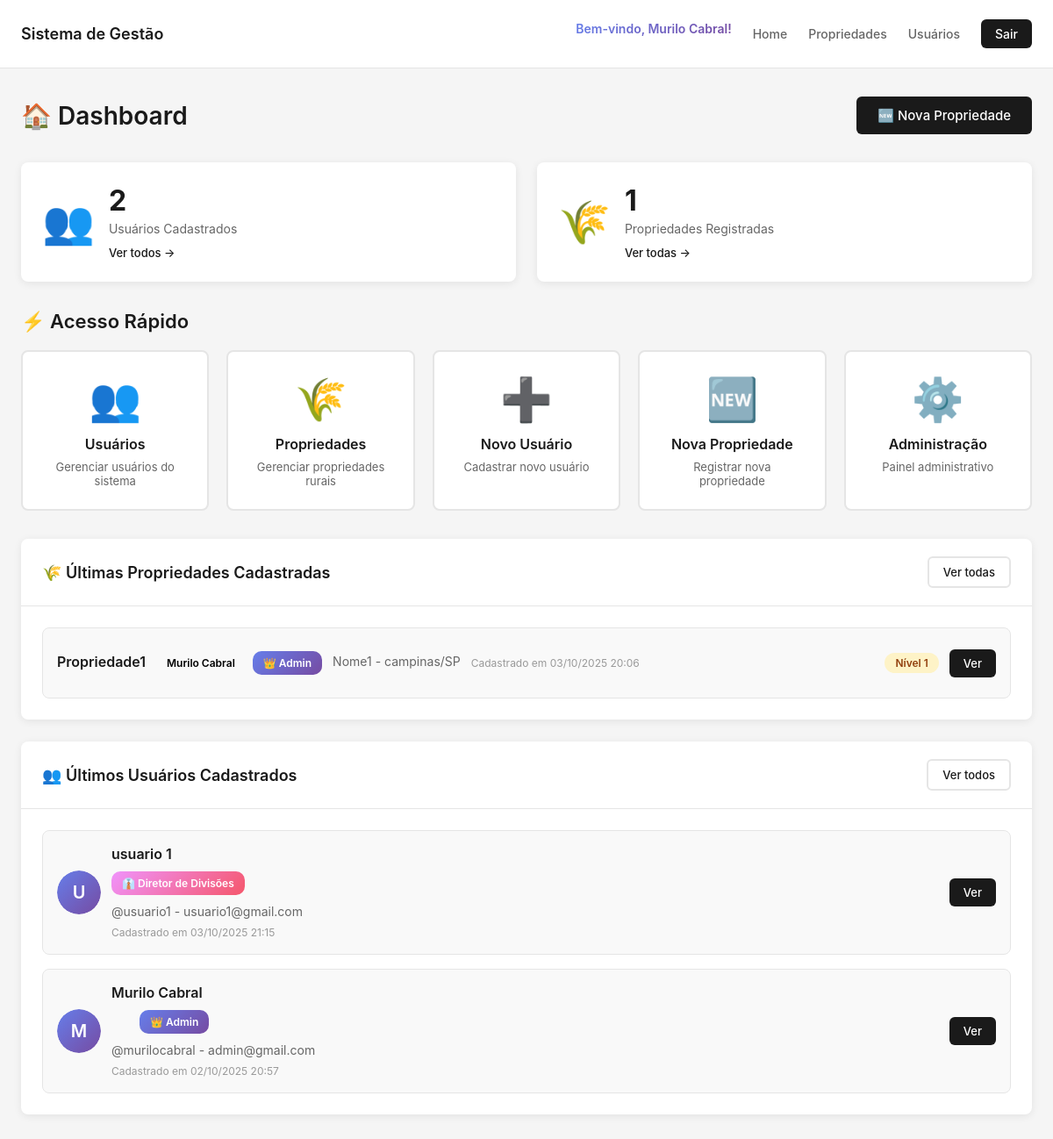
The app's page / (signed in) with its own data.
### core/models.py (models this page shows, shortened)
class PropriedadeRural(models.Model):
    NIVEL_CHOICES = [
        (1, 'Nível 1 - Baixo Impacto'),
        (2, 'Nível 2 - Médio Impacto'),
        (3, 'Nível 3 - Alto Impacto'),
    ]
    nome_propriedade = models.CharField(max_length=200, verbose_name="Nome da Propriedade")
    proprietario = models.CharField(max_length=200, verbose_name="Nome do Proprietário")
    cpf_cnpj = models.CharField(max_length=18, verbose_name="CPF/CNPJ")
    endereco = models.TextField(verbose_name="Endereço Completo")
    cidade = models.CharField(max_length=100, verbose_name="Cidade")
    estado = models.CharField(max_length=2, verbose_name="Estado (UF)")
    area_hectares = models.DecimalField(
        max_digits=10,
        decimal_places=2,
        validators=[MinValueValidator(0.01)],
        verbose_name="Área em Hectares"
    )
    agrotoxico_utilizado = models.CharField(max_length=200, verbose_name="Agrotóxico Proibido Utilizado")
    nivel_impacto = models.IntegerField(
        choices=NIVEL_CHOICES,
        verbose_name="Nível de Impacto Ambiental"
    )
    descricao_impacto = models.TextField(
        verbose_name="Descrição do Impacto",
        help_text="Descreva os impactos observados nos lençóis freáticos, rios e mares"
    )
    data_identificacao = models.DateField(
        default=timezone.now,
        verbose_name="Data de Identificação"
    )
    latitude = models.DecimalField(
        max_digits=9,
        decimal_places=6,
        null=True,
        blank=True,
        verbose_name="Latitude"
    )
    longitude = models.DecimalField(
        max_digits=9,
        decimal_places=6,
        null=True,
        blank=True,
        verbose_name="Longitude"
    )
    usuario_cadastro = models.ForeignKey(
        User,
        on_delete=models.SET_NULL,
        null=True,
        verbose_name="Cadastrado por"
    )
    data_cadastro = models.DateTimeField(auto_now_add=True, verbose_name="Data de Cadastro")
    data_atualizacao = models.DateTimeField(auto_now=True, verbose_name="Última Atualização")
    ativo = models.BooleanField(default=True, verbose_name="Registro Ativo")
    class Meta:
        verbose_name = "Propriedade Rural"
        verbose_name_plural = "Propriedades Rurais"
        ordering = ['-data_cadastro']

class PerfilUsuario(models.Model):
    TIPO_PERFIL_CHOICES = [
        ('COMUM', 'Usuário Comum'),
        ('DIRETOR', 'Diretor de Divisões'),
        ('MINISTRO', 'Ministro do Meio Ambiente'),
    ]
    usuario = models.OneToOneField(User, on_delete=models.CASCADE, related_name='perfil')
    tipo_perfil = models.CharField(
        max_length=10,
        choices=TIPO_PERFIL_CHOICES,
        default='COMUM',
        verbose_name="Tipo de Perfil"
    )
    foto = models.ImageField(upload_to='fotos_usuarios/', verbose_name="Foto do Usuário", null=True, blank=True)
    telefone = models.CharField(max_length=20, verbose_name="Telefone", blank=True)
    cpf = models.CharField(max_length=14, verbose_name="CPF", blank=True, unique=True, null=True)
    data_nascimento = models.DateField(verbose_name="Data de Nascimento", null=True, blank=True)
    endereco = models.TextField(verbose_name="Endereço", blank=True)
    bio = models.TextField(verbose_name="Biografia", blank=True, max_length=500)
    data_cadastro = models.DateTimeField(auto_now_add=True, verbose_name="Data de Cadastro")
    data_atualizacao = models.DateTimeField(auto_now=True, verbose_name="Última Atualização")
    def get_tipo_perfil_display_icon(self):
        icons = {
            'COMUM': '👤',
            'DIRETOR': '👔',
            'MINISTRO': '🎖️',
        }
        return icons.get(self.tipo_perfil, '👤')
    class Meta:
        verbose_name = "Perfil de Usuário"
        verbose_name_plural = "Perfis de Usuários"
        ordering = ['-data_cadastro']

### core/views.py (the view)
# urls.py: path("", views.index, name="index"),
@login_required
def index(request):
    total_usuarios = User.objects.count()
    total_propriedades = PropriedadeRural.objects.filter(ativo=True).count()
    ultimas_propriedades = PropriedadeRural.objects.filter(ativo=True).order_by('-data_cadastro')[:5]
    ultimos_usuarios = None
    if request.user.is_staff:
        ultimos_usuarios = User.objects.order_by('-date_joined')[:5]
    context = {
        'total_usuarios': total_usuarios,
        'total_propriedades': total_propriedades,
        'ultimas_propriedades': ultimas_propriedades,
        'ultimos_usuarios': ultimos_usuarios,
    }
    return render(request, 'core/index.html', context)

### core/templates/core/index.html (shortened to what this page needs)
{% extends 'core/base.html' %}
{% load static %}
{% block extra_styles %}
<link rel="stylesheet" href="{% static 'core/css/index.css' %}" />
{% endblock %}
{% block content %}
<div class="page-header">
  <h1>🏠 Dashboard</h1>
  <a href="{% url 'propriedade_create' %}" class="btn-primary">
    🆕 Nova Propriedade
  </a>
</div>
<div class="stats-grid">
  <div class="stat-card">
    <div class="stat-icon">👥</div>
    <div class="stat-info">
      <h3>{{ total_usuarios }}</h3>
      <p>Usuários Cadastrados</p>
      <a href="{% url 'usuarios_list' %}" class="stat-link">Ver todos →</a>
    </div>
  </div>
  <div class="stat-card">
    <div class="stat-icon">🌾</div>
    <div class="stat-info">
      <h3>{{ total_propriedades }}</h3>
      <p>Propriedades Registradas</p>
      <a href="{% url 'propriedades_list' %}" class="stat-link">Ver todas →</a>
    </div>
  </div>
</div>
<div class="quick-menu">
  <h2>⚡ Acesso Rápido</h2>
  <div class="menu-grid">
    <a href="{% url 'usuarios_list' %}" class="menu-card">
      <div class="menu-icon">👥</div>
      <h3>Usuários</h3>
      <p>Gerenciar usuários do sistema</p>
    </a>
    <a href="{% url 'propriedades_list' %}" class="menu-card">
      <div class="menu-icon">🌾</div>
      <h3>Propriedades</h3>
      <p>Gerenciar propriedades rurais</p>
    </a>
    <a href="{% url 'usuario_create' %}" class="menu-card">
      <div class="menu-icon">➕</div>
      <h3>Novo Usuário</h3>
      <p>Cadastrar novo usuário</p>
    </a>
    <a href="{% url 'propriedade_create' %}" class="menu-card">
      <div class="menu-icon">🆕</div>
      <h3>Nova Propriedade</h3>
      <p>Registrar nova propriedade</p>
    </a>
    {% if request.user.is_staff %}
    <a href="/admin/" class="menu-card">
      <div class="menu-icon">⚙️</div>
      <h3>Administração</h3>
      <p>Painel administrativo</p>
    </a>
    {% endif %}
  </div>
</div>
{% if ultimas_propriedades %}
<div class="card">
  <div class="card-header">
    <h3>🌾 Últimas Propriedades Cadastradas</h3>
    <a href="{% url 'propriedades_list' %}" class="btn-secondary">Ver todas</a>
  </div>
  <div class="card-body">
    <div class="list-recent">
      {% for propriedade in ultimas_propriedades %}
      <div class="recent-item">
        <div class="recent-info">
          <h4>{{ propriedade.nome_propriedade }}</h4>
          <div class="user-badges-home">
            {% if propriedade.usuario_cadastro %}
            <span class="badge-perfil-home badge-perfil-{{ propriedade.usuario_cadastro.perfil.tipo_perfil|lower }}">
              {{ propriedade.usuario_cadastro.perfil.get_tipo_perfil_display_icon }} {{ propriedade.usuario_cadastro.get_full_name|default:propriedade.usuario_cadastro.username }}
            </span>
            {% if propriedade.usuario_cadastro.is_staff %}
            <span class="badge-admin-home">👑 Admin</span>
            {% endif %}
            {% endif %}
          </div>
          <p>{{ propriedade.proprietario }} - {{ propriedade.cidade }}/{{ propriedade.estado }}</p>
          <small>Cadastrado em {{ propriedade.data_cadastro|date:"d/m/Y H:i" }}</small>
        </div>
        <div class="recent-actions">
          <span class="badge badge-nivel-{{ propriedade.nivel_impacto }}">
            Nível {{ propriedade.nivel_impacto }}
          </span>
          <a href="{% url 'propriedade_detail' propriedade.pk %}" class="btn-action">Ver</a>
        </div>
      </div>
      {% endfor %}
    </div>
  </div>
</div>
{% endif %}
{% if ultimos_usuarios %}
<div class="card">
  <div class="card-header">
    <h3>👥 Últimos Usuários Cadastrados</h3>
    <a href="{% url 'usuarios_list' %}" class="btn-secondary">Ver todos</a>
  </div>
  <div class="card-body">
    <div class="list-recent">
      {% for usuario in ultimos_usuarios %}
      <div class="recent-item">
        <div class="recent-info">
          <div class="user-avatar-small">
            {% if usuario.perfil.foto %}
            <img src="{{ usuario.perfil.foto.url }}" alt="{{ usuario.get_full_name }}">
            {% else %}
            <div class="avatar-placeholder">{{ usuario.first_name.0|default:usuario.username.0|upper }}</div>
            {% endif %}
          </div>
          <div>
            <h4>{{ usuario.get_full_name|default:usuario.username }}</h4>
            <div class="user-badges-home">
              <span class="badge-perfil-home badge-perfil-{{ usuario.perfil.tipo_perfil|lower }}">
                {{ usuario.perfil.get_tipo_perfil_display_icon }} {{ usuario.perfil.get_tipo_perfil_display }}
              </span>
              {% if usuario.is_staff %}
              <span class="badge-admin-home">👑 Admin</span>
              {% endif %}
            </div>
            <p>@{{ usuario.username }} - {{ usuario.email }}</p>
            <small>Cadastrado em {{ usuario.date_joined|date:"d/m/Y H:i" }}</small>
          </div>
        </div>
        <div class="recent-actions">
          <a href="{% url 'usuario_detail' usuario.pk %}" class="btn-action">Ver</a>
        </div>
      </div>
      {% endfor %}
    </div>
  </div>
</div>
{% endif %}
{% endblock %}

### core/templates/core/base.html (shortened to what this page needs)
{% load static %}
<!DOCTYPE html>
<html lang="pt-br">
  <head>
    <link rel="stylesheet" href="{% static 'core/css/base.css' %}" />
    {% block extra_styles %}{% endblock %}
  </head>
  <body>
    <nav class="navbar">
      <div class="navbar-container">
        <a class="navbar-brand" href="{% url 'index' %}"
          >Sistema de Gestão</a
        >
        <div class="navbar-nav">
          {% if user.is_authenticated %}
          <div class="user-info-navbar">
            <span class="welcome-message">
              Bem-vindo, {{ user.get_full_name|default:user.username }}!
            </span>
            <span class="badge-perfil-nav badge-perfil-{{ user.perfil.tipo_perfil|lower }}">
            </span>
          </div>
          <a class="nav-link" href="{% url 'index' %}">Home</a>
          <a class="nav-link" href="{% url 'propriedades_list' %}"
            >Propriedades</a
          >
          <a class="nav-link" href="{% url 'usuarios_list' %}">Usuários</a>
          <a class="btn-logout" href="{% url 'logout' %}">Sair</a>
          {% else %}
          <a class="btn-login" href="{% url 'login' %}">Entrar</a>
          {% endif %}
        </div>
      </div>
    </nav>
    <main class="container">
       {% block content %}{% endblock %}
    </main>
  </body>
</html>

### core/static/core/css/base.css (style rules this page uses)
* { margin: 0; padding: 0; box-sizing: border-box; }
body { font-family: -apple-system, BlinkMacSystemFont, "Segoe UI", Roboto, "Helvetica Neue", Arial, sans-serif; background-color: #f5f5f5; min-height: 100vh; }
.navbar { background-color: white; border-bottom: 1px solid #e5e5e5; padding: 16px 0; }
.navbar-container { max-width: 1200px; margin: 0 auto; padding: 0 24px; display: flex; justify-content: space-between; align-items: center; }
.navbar-brand { font-size: 18px; font-weight: 600; color: #1a1a1a; text-decoration: none; }
.navbar-nav { display: flex; gap: 24px; align-items: center; }
.user-info-navbar { display: flex; flex-direction: column; gap: 4px; padding: 8px 0; }
.welcome-message { color: #1a1a1a; font-size: 14px; font-weight: 600; background: linear-gradient(135deg, #667eea 0%, #764ba2 100%); background-clip: text; -webkit-background-clip: text; -webkit-text-fill-color: transparent; white-space: nowrap; }
.badge-perfil-nav { display: inline-block; padding: 4px 10px; border-radius: 10px; font-size: 11px; font-weight: 600; white-space: nowrap; align-self: flex-start; }
.badge-perfil-diretor { background: #ddd6fe; color: #5b21b6; }
.nav-link { color: #666; text-decoration: none; font-size: 14px; font-weight: 500; transition: color 0.2s ease; }
.btn-logout { background: #1a1a1a; color: white; border: none; padding: 8px 16px; border-radius: 6px; font-size: 14px; font-weight: 500; cursor: pointer; text-decoration: none; display: inline-block; transition: background-color 0.2s ease; }
.container { max-width: 1200px; margin: 32px auto; padding: 0 24px; }

### records on screen
PropriedadeRural: nome_propriedade "Propriedade1", usuario_cadastro.get_full_name "Murilo Cabral", shows "👑 Admin", proprietario "Nome1", cidade "campinas", estado "SP", data_cadastro "03/10/2025 20:06", nivel_impacto "1"

### other values on screen
{{ user.get_full_name|default:user.username }} "Murilo Cabral"
{{ total_usuarios }} "2"
{{ total_propriedades }} "1"
{{ usuario.first_name.0|default:usuario.username.0|upper }} "U"
{{ usuario.get_full_name|default:usuario.username }} "usuario 1"
{{ usuario.perfil.get_tipo_perfil_display_icon }} "👔"
{{ usuario.perfil.get_tipo_perfil_display }} "Diretor de Divisões"
{{ usuario.username }} "usuario1"
{{ usuario.email }} "usuario1@gmail.com"
{{ usuario.date_joined|date:"d/m/Y H:i" }} "03/10/2025 21:15"
{{ usuario.first_name.0|default:usuario.username.0|upper }} "M"
{{ usuario.get_full_name|default:usuario.username }} "Murilo Cabral"
{{ usuario.username }} "murilocabral"
{{ usuario.email }} "admin@gmail.com"
{{ usuario.date_joined|date:"d/m/Y H:i" }} "02/10/2025 20:57"
